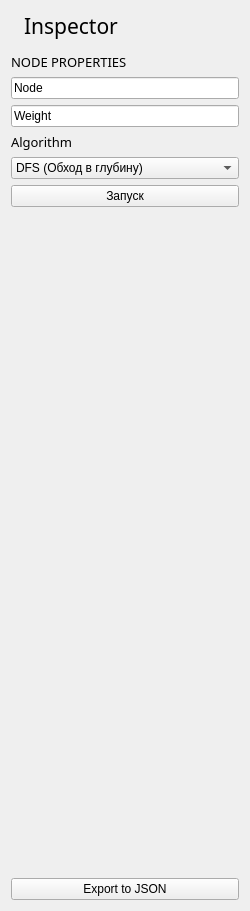
<?xml version="1.0" encoding="UTF-8"?>
<ui version="4.0">
 <class>Form</class>
 <widget class="QWidget" name="Form">
  <property name="geometry">
   <rect>
    <x>0</x>
    <y>0</y>
    <width>250</width>
    <height>911</height>
   </rect>
  </property>
  <property name="windowTitle">
   <string>Form</string>
  </property>
  <layout class="QGridLayout" name="gridLayout_3">
   <item row="9" column="0">
    <spacer name="verticalSpacer">
     <property name="sizeHint" stdset="0">
      <size>
       <width>20</width>
       <height>665</height>
      </size>
     </property>
    </spacer>
   </item>
   <item row="0" column="0">
    <layout class="QHBoxLayout" name="horizontalLayout">
     <item>
      <widget class="QLabel" name="label_2">
       <property name="enabled">
        <bool>true</bool>
       </property>
       <property name="sizePolicy">
        <sizepolicy hsizetype="Maximum" vsizetype="Preferred">
         <horstretch>0</horstretch>
         <verstretch>0</verstretch>
        </sizepolicy>
       </property>
       <property name="baseSize">
        <size>
         <width>16</width>
         <height>16</height>
        </size>
       </property>
       <property name="text">
        <string/>
       </property>
       <property name="pixmap">
        <pixmap resource="test.qrc">:/icons/Container.svg</pixmap>
       </property>
       <property name="wordWrap">
        <bool>false</bool>
       </property>
       <property name="openExternalLinks">
        <bool>false</bool>
       </property>
      </widget>
     </item>
     <item>
      <widget class="QLabel" name="label">
       <property name="font">
        <font>
         <family>Impact</family>
         <pointsize>16</pointsize>
        </font>
       </property>
       <property name="text">
        <string>Inspector</string>
       </property>
      </widget>
     </item>
    </layout>
   </item>
   <item row="2" column="0">
    <layout class="QGridLayout" name="gridLayout_2"/>
   </item>
   <item row="7" column="0">
    <widget class="QComboBox" name="algorithm_list">
     <item>
      <property name="text">
       <string>DFS (Обход в глубину)</string>
      </property>
     </item>
     <item>
      <property name="text">
       <string>BFS (Поиск в ширину)</string>
      </property>
     </item>
    </widget>
   </item>
   <item row="1" column="0">
    <widget class="Line" name="line">
     <property name="orientation">
      <enum>Qt::Vertical</enum>
     </property>
    </widget>
   </item>
   <item row="3" column="0">
    <widget class="QLabel" name="label_3">
     <property name="font">
      <font>
       <family>Helonia</family>
       <pointsize>10</pointsize>
       <weight>50</weight>
       <italic>false</italic>
       <bold>false</bold>
       <strikeout>false</strikeout>
      </font>
     </property>
     <property name="mouseTracking">
      <bool>false</bool>
     </property>
     <property name="text">
      <string>NODE PROPERTIES</string>
     </property>
    </widget>
   </item>
   <item row="10" column="0">
    <widget class="QPushButton" name="pushButton_Export">
     <property name="text">
      <string>Export to JSON</string>
     </property>
    </widget>
   </item>
   <item row="4" column="0">
    <widget class="QLineEdit" name="lineEdit_Node">
     <property name="text">
      <string>Node</string>
     </property>
    </widget>
   </item>
   <item row="6" column="0">
    <widget class="QLabel" name="label_4">
     <property name="font">
      <font>
       <family>Helonia</family>
       <pointsize>10</pointsize>
       <strikeout>false</strikeout>
       <kerning>false</kerning>
      </font>
     </property>
     <property name="text">
      <string>Algorithm</string>
     </property>
    </widget>
   </item>
   <item row="5" column="0">
    <widget class="QLineEdit" name="lineEdit_Weight">
     <property name="text">
      <string>Weight</string>
     </property>
    </widget>
   </item>
   <item row="8" column="0">
    <widget class="QPushButton" name="btnStartAlgo">
     <property name="text">
      <string>Запуск</string>
     </property>
    </widget>
   </item>
  </layout>
 </widget>
 <resources>
  <include location="test.qrc"/>
 </resources>
 <connections/>
</ui>
